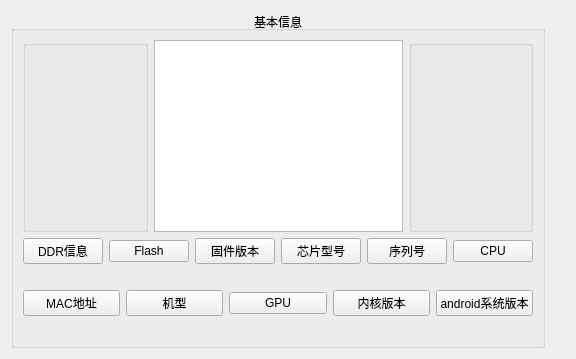
        <widget class="QWidget" name="tab_2">
         <property name="sizePolicy">
          <sizepolicy hsizetype="Preferred" vsizetype="Fixed">
           <horstretch>0</horstretch>
           <verstretch>0</verstretch>
          </sizepolicy>
         </property>
         <attribute name="title">
          <string>获取信息</string>
         </attribute>
         <layout class="QHBoxLayout" name="horizontalLayout_31">
          <item>
           <layout class="QHBoxLayout" name="horizontalLayout_30">
            <item>
             <widget class="QGroupBox" name="groupBox">
              <property name="sizePolicy">
               <sizepolicy hsizetype="Minimum" vsizetype="Preferred">
                <horstretch>0</horstretch>
                <verstretch>0</verstretch>
               </sizepolicy>
              </property>
              <property name="layoutDirection">
               <enum>Qt::LeftToRight</enum>
              </property>
              <property name="styleSheet">
               <string notr="true"/>
              </property>
              <property name="title">
               <string>基本信息</string>
              </property>
              <property name="alignment">
               <set>Qt::AlignCenter</set>
              </property>
              <layout class="QHBoxLayout" name="horizontalLayout_4">
               <item>
                <layout class="QVBoxLayout" name="verticalLayout">
                 <item>
                  <layout class="QHBoxLayout" name="horizontalLayout_2" stretch="1,2,1">
                   <item>
                    <widget class="QGroupBox" name="groupBox_9">
                     <property name="title">
                      <string/>
                     </property>
                     <widget class="QLabel" name="label_9">
                      <property name="geometry">
                       <rect>
                        <x>110</x>
                        <y>10</y>
                        <width>81</width>
                        <height>91</height>
                       </rect>
                      </property>
                      <property name="styleSheet">
                       <string notr="true">border-image: url(:/image/a2c20863762b72beaf1939355ba5654e.png);</string>
                      </property>
                      <property name="text">
                       <string/>
                      </property>
                     </widget>
                     <widget class="QLabel" name="label_11">
                      <property name="geometry">
                       <rect>
                        <x>50</x>
                        <y>150</y>
                        <width>51</width>
                        <height>51</height>
                       </rect>
                      </property>
                      <property name="styleSheet">
                       <string notr="true">border-image: url(:/image/a2c20863762b72beaf1939355ba5654e.png);</string>
                      </property>
                      <property name="text">
                       <string/>
                      </property>
                     </widget>
                    </widget>
                   </item>
                   <item>
                    <widget class="QTextEdit" name="Box_Info">
                     <property name="styleSheet">
                      <string notr="true">color: rgb(0, 0, 0);
font: 75 16pt &quot;楷体&quot;;</string>
                     </property>
                    </widget>
                   </item>
                   <item>
                    <widget class="QGroupBox" name="groupBox_10">
                     <property name="title">
                      <string/>
                     </property>
                     <widget class="QLabel" name="label_12">
                      <property name="geometry">
                       <rect>
                        <x>60</x>
                        <y>140</y>
                        <width>131</width>
                        <height>131</height>
                       </rect>
                      </property>
                      <property name="styleSheet">
                       <string notr="true">border-image: url(:/image/590492f17a157d454fe651176fa409d7.png);</string>
                      </property>
                      <property name="text">
                       <string/>
                      </property>
                     </widget>
                     <widget class="QLabel" name="label_13">
                      <property name="geometry">
                       <rect>
                        <x>10</x>
                        <y>130</y>
                        <width>61</width>
                        <height>51</height>
                       </rect>
                      </property>
                      <property name="styleSheet">
                       <string notr="true">border-image: url(:/image/1edbc306eefcc8e4ebeea55b463e51d0.png);</string>
                      </property>
                      <property name="text">
                       <string/>
                      </property>
                     </widget>
                     <widget class="QLabel" name="label_14">
                      <property name="geometry">
                       <rect>
                        <x>10</x>
                        <y>70</y>
                        <width>91</width>
                        <height>61</height>
                       </rect>
                      </property>
                      <property name="styleSheet">
                       <string notr="true">border-image: url(:/image/1edbc306eefcc8e4ebeea55b463e51d0.png);</string>
                      </property>
                      <property name="text">
                       <string/>
                      </property>
                     </widget>
                    </widget>
                   </item>
                  </layout>
                 </item>
                 <item>
                  <layout class="QHBoxLayout" name="horizontalLayout">
                   <item>
                    <widget class="QPushButton" name="ddr">
                     <property name="styleSheet">
                      <string notr="true">color: rgb(0, 0, 0);</string>
                     </property>
                     <property name="text">
                      <string>DDR信息</string>
                     </property>
                    </widget>
                   </item>
                   <item>
                    <widget class="QPushButton" name="flash">
                     <property name="styleSheet">
                      <string notr="true">color: rgb(0, 0, 0);</string>
                     </property>
                     <property name="text">
                      <string>Flash</string>
                     </property>
                    </widget>
                   </item>
                   <item>
                    <widget class="QPushButton" name="fireware">
                     <property name="styleSheet">
                      <string notr="true">color: rgb(0, 0, 0);</string>
                     </property>
                     <property name="text">
                      <string>固件版本</string>
                     </property>
                    </widget>
                   </item>
                   <item>
                    <widget class="QPushButton" name="curi">
                     <property name="styleSheet">
                      <string notr="true">color: rgb(0, 0, 0);</string>
                     </property>
                     <property name="text">
                      <string>芯片型号</string>
                     </property>
                    </widget>
                   </item>
                   <item>
                    <widget class="QPushButton" name="num">
                     <property name="styleSheet">
                      <string notr="true">color: rgb(0, 0, 0);</string>
                     </property>
                     <property name="text">
                      <string>序列号</string>
                     </property>
                    </widget>
                   </item>
                   <item>
                    <widget class="QPushButton" name="cpu">
                     <property name="styleSheet">
                      <string notr="true">color: rgb(0, 0, 0);</string>
                     </property>
                     <property name="text">
                      <string>CPU</string>
                     </property>
                    </widget>
                   </item>
                  </layout>
                 </item>
                 <item>
                  <spacer name="horizontalSpacer_25">
                   <property name="orientation">
                    <enum>Qt::Horizontal</enum>
                   </property>
                   <property name="sizeHint" stdset="0">
                    <size>
                     <width>40</width>
                     <height>20</height>
                    </size>
                   </property>
                  </spacer>
                 </item>
                 <item>
                  <layout class="QHBoxLayout" name="horizontalLayout_3">
                   <item>
                    <widget class="QPushButton" name="mac">
                     <property name="styleSheet">
                      <string notr="true">color: rgb(0, 0, 0);</string>
                     </property>
                     <property name="text">
                      <string>MAC地址</string>
                     </property>
                    </widget>
                   </item>
                   <item>
                    <widget class="QPushButton" name="mache">
                     <property name="styleSheet">
                      <string notr="true">color: rgb(0, 0, 0);</string>
                     </property>
                     <property name="text">
                      <string>机型</string>
                     </property>
                    </widget>
                   </item>
                   <item>
                    <widget class="QPushButton" name="GPU">
                     <property name="styleSheet">
                      <string notr="true">color: rgb(0, 0, 0);</string>
                     </property>
                     <property name="text">
                      <string>GPU</string>
                     </property>
                    </widget>
                   </item>
                   <item>
                    <widget class="QPushButton" name="kernel">
                     <property name="styleSheet">
                      <string notr="true">color: rgb(0, 0, 0);</string>
                     </property>
                     <property name="text">
                      <string>内核版本</string>
                     </property>
                    </widget>
                   </item>
                   <item>
                    <widget class="QPushButton" name="SysVer">
                     <property name="styleSheet">
                      <string notr="true">color: rgb(0, 0, 0);</string>
                     </property>
                     <property name="text">
                      <string>android系统版本</string>
                     </property>
                    </widget>
                   </item>
                  </layout>
                 </item>
                 <item>
                  <spacer name="horizontalSpacer_24">
                   <property name="orientation">
                    <enum>Qt::Horizontal</enum>
                   </property>
                   <property name="sizeHint" stdset="0">
                    <size>
                     <width>40</width>
                     <height>20</height>
                    </size>
                   </property>
                  </spacer>
                 </item>
                </layout>
               </item>
              </layout>
             </widget>
            </item>
            <item>
             <spacer name="verticalSpacer_6">
              <property name="orientation">
               <enum>Qt::Vertical</enum>
              </property>
              <property name="sizeHint" stdset="0">
               <size>
                <width>20</width>
                <height>40</height>
               </size>
              </property>
             </spacer>
            </item>
           </layout>
          </item>
         </layout>
        </widget>
